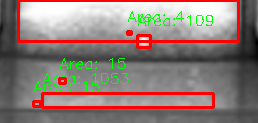
#> input picture test/result_contours.png, 258 x 123 px
$ python hybrid.py --image ../test/result_contours.png
#> lines starting #> are read from the running program, lines starting #| are printed output that depends on the picture; after the words box and inside, x2 and y2 are one past the last pixel; in counts of white or black regions, pixels touching at a corner belong together
import cv2
import numpy as np
import argparse
import os
from numpy.typing import NDArray
from typing import Any
def parse_args():
    p = argparse.ArgumentParser(description='Contour detection v1.2 (basic + save)')
    p.add_argument('--image', type=str, default='image.png', help='input image path')
    p.add_argument('--save', type=str, default='result_contours.png', help='output image path')
    return p.parse_args()
Contour = NDArray[np.generic]
def feature_extract(contour: Any) -> list[float]:
    area = float(cv2.contourArea(contour))
    perimeter = float(cv2.arcLength(contour, True))
    circularity = float((4 * np.pi * area / (perimeter**2)) if perimeter > 0 else 0.0)
    _, _, w, h = cv2.boundingRect(contour)
    aspect_ratio = float(w / h) if h > 0 else 0.0

    hu_moments = cv2.HuMoments(cv2.moments(contour)).flatten()
    hu_list = [float(hm) for hm in hu_moments]

    return [
        float(area),
        float(perimeter),
        float(circularity),
        float(aspect_ratio)
    ] + hu_list

def main():
    arg = parse_args()
    img = cv2.imread(arg.image)
#> img is the input picture: shape (123, 258, 3); mean B, G, R 119.4, 125, 141.4
    if img is None:
        print('failed to load image:', arg.image)
        return

    grays = cv2.cvtColor(img, cv2.COLOR_BGR2GRAY)
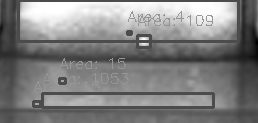
#> grays: shape (123, 258); min 0, max 255, mean 129.2
    clahe = cv2.createCLAHE(clipLimit=2.0, tileGridSize=(5,5))
    gray = clahe.apply(grays)
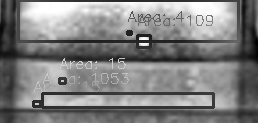
#> gray: shape (123, 258); min 1, max 255, mean 128.9
    blured = cv2.bilateralFilter(gray, 0, 75, 75)
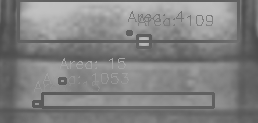
#> blured: shape (123, 258); min 73, max 194, mean 129
    adaptive_thresh = cv2.adaptiveThreshold(blured, 255, cv2.ADAPTIVE_THRESH_GAUSSIAN_C, cv2.THRESH_BINARY, 11, 2)
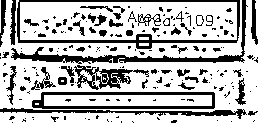
#> adaptive_thresh: shape (123, 258); 71.8% white; 193 black regions (139 under 20 px), largest, box (x1, y1, x2, y2) and area: (11, 0, 248, 64) 1471, (17, 0, 240, 49) 1431, (32, 92, 215, 109) 1168

    kernel = cv2.getStructuringElement(cv2.MORPH_RECT, (3,3))
    mo = cv2.morphologyEx(adaptive_thresh, cv2.MORPH_OPEN, kernel, iterations=1)
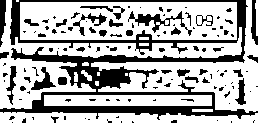
#> mo: shape (123, 258); 67.6% white; 122 black regions (80 under 20 px)

    var, thresh = cv2.threshold(mo, 0, 255, cv2.THRESH_BINARY + cv2.THRESH_OTSU)
#> var = 0

    contour_info = cv2.findContours(thresh, cv2.RETR_EXTERNAL, cv2.CHAIN_APPROX_SIMPLE)
#> contour_info = 16 contours, 7 with area under 20; largest, box (x1, y1, x2, y2) and area: (20, 2, 237, 40) 7880, (0, 0, 242, 109) 5713, (91, 0, 258, 113) 4994, (0, 112, 258, 123) 1966, (44, 95, 212, 106) 1670
    contours: list[Any] = list(contour_info[-2])
#> contours has the same summary as contour_info

    result = img.copy()
    count = 0
    features_list: list[list[float]] = []

    for contour in contours:
        area = cv2.contourArea(contour)
        feature = feature_extract(contour)
        features_list.append(feature)

        if area > 100:
            x, y, w, h = cv2.boundingRect(contour)
            cv2.rectangle(result, (x, y), (x + w, y + h), (0, 0, 255), 2)

            count += 1
            print('Contour found:', count, "- Area =", area)
#> this loop made 16 passes
#> (contour, perimeter in feature_extract, circularity in feature_extract, aspect_ratio in feature_extract, hu_list in feature_extract) on pass 3: ([[44, 95], [44, 105], [211, 105], [211, 95]], 354, 0.167, 15.27, [1.4, 1.92, 4.06e-29, 9.2e-29, 3.77e-57, 1e-28, -4.17e-57])
#> (perimeter in feature_extract, circularity in feature_extract, aspect_ratio in feature_extract, hu_list in feature_extract, x) on passes 1, 16: (628.1, 0.0626, 23.45, [2.75, 7.52, 0.646, 0.638, 0.41, 1.75, -1.28e-05], 0), (1128.8, 0.0563, 2.22, [0.923, 0.656, 0.737, 0.525, 0.326, 0.425, 0.0127], 0)
#| Contour found: 1 - Area = 1966.5
#| Contour found: 2 - Area = 1670.0
#| Contour found: 3 - Area = 7880.5
#| Contour found: 4 - Area = 4994.5
#| Contour found: 5 - Area = 5713.0
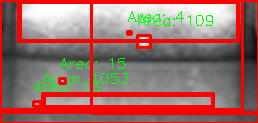
#> result: shape (123, 258, 3); 12.74% of pixels changed, all inside (x1, y1, x2, y2) = (0, 0, 258, 123)
#> after the loop, count = 5; features_list = 16 items

    print(f'[INFO] otsu threshold value: {var}')
#| [INFO] otsu threshold value: 0.0
    print(f'[INFO] total contours found: {count}')
#| [INFO] total contours found: 5

    cv2.imshow('Contours', result)
    cv2.imshow('Gray', gray)
    cv2.imshow('Blurred (5x5)', blured)
    cv2.imshow('Threshold (Otsu)', thresh)
    if arg.save:
        cv2.imwrite(arg.save, result)
        print(f'[INFO] Saved: {os.path.abspath(arg.save)}')

    cv2.waitKey(0)
    cv2.destroyAllWindows()

if __name__ == '__main__':
    main()

$ run again, with test/img.png copied over test/result_contours.png
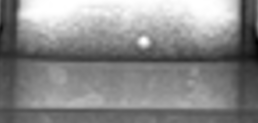
#> input picture test/img.png, 258 x 123 px
#> in main, img is the input picture: shape (123, 258, 3); min 0, max 255, mean 136.8
#> in main, `adaptive_thresh = cv2.adaptiveThreshold(blured, 255, cv2.ADAPTIVE_THRE..`:
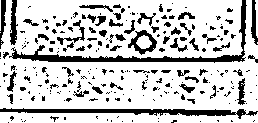
#> adaptive_thresh: shape (123, 258); 78.4% white; 243 black regions (184 under 20 px), largest, box (x1, y1, x2, y2) and area: (9, 0, 247, 63) 1452, (0, 108, 258, 119) 1131, (128, 30, 157, 55) 278
#> mo: shape (123, 258); 76.5% white; 171 black regions (117 under 20 px)
#> var = 0
#> contour_info = 4 contours; box (x1, y1, x2, y2) and area: (0, 0, 258, 113) 12782, (15, 0, 242, 58) 12382, (0, 112, 258, 123) 1974, (255, 0, 258, 36) 42
#> contours has the same summary as contour_info
#> the loop in main, `for contour in contours:` made 4 passes
#> (perimeter in feature_extract, circularity in feature_extract, aspect_ratio in feature_extract, hu_list in feature_extract, x) on pass 1: (622.5, 0.064, 23.45, [2.7, 7.25, 0.719, 0.711, 0.509, 1.91, -3.38e-05], 0)
#> (printed output is left out)
#> after the loop in main, `for contour in contours:`:
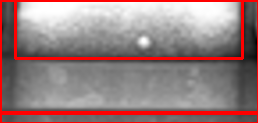
#> result: shape (123, 258, 3); 10% of pixels changed, all inside (x1, y1, x2, y2) = (0, 0, 258, 123)
#> after the loop in main, `for contour in contours:`: count = 3; features_list = 4 items
#| [INFO] otsu threshold value: 0.0
#| [INFO] total contours found: 3
